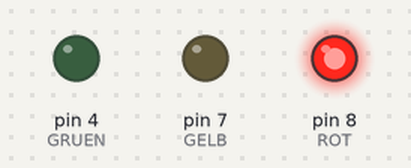
A sketch run on a simulated Arduino Uno, built with avr-gcc and run on an emulated ATmega328P. On the bench: output pins drawn as LEDs (lit = HIGH).

Above: at 0.1 s.
Timing chart, 0 to 1.6 s (numbered marks = the images above):
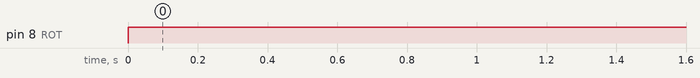

Measured:
- by itself, pin 8 (ROT): LOW → HIGH at 0.00 s

The sketch:

FirstLed.ino
```cpp
#define ROT 8
#define GELB 7
#define GRUEN 4
void setup() {
  Serial.begin(9600);
  pinMode(ROT, OUTPUT);
  pinMode(GELB, OUTPUT);
  pinMode(GRUEN, OUTPUT);

  // put your setup code here, to run once:

}

void loop() {
  digitalWrite(ROT, HIGH);
  delay(500); // millisekunden

  digitalWrite(GELB, LOW);
  delay(500); // millisekunden

  digitalWrite(GRUEN, LOW);
  delay(500); // millisekunden

}
```
